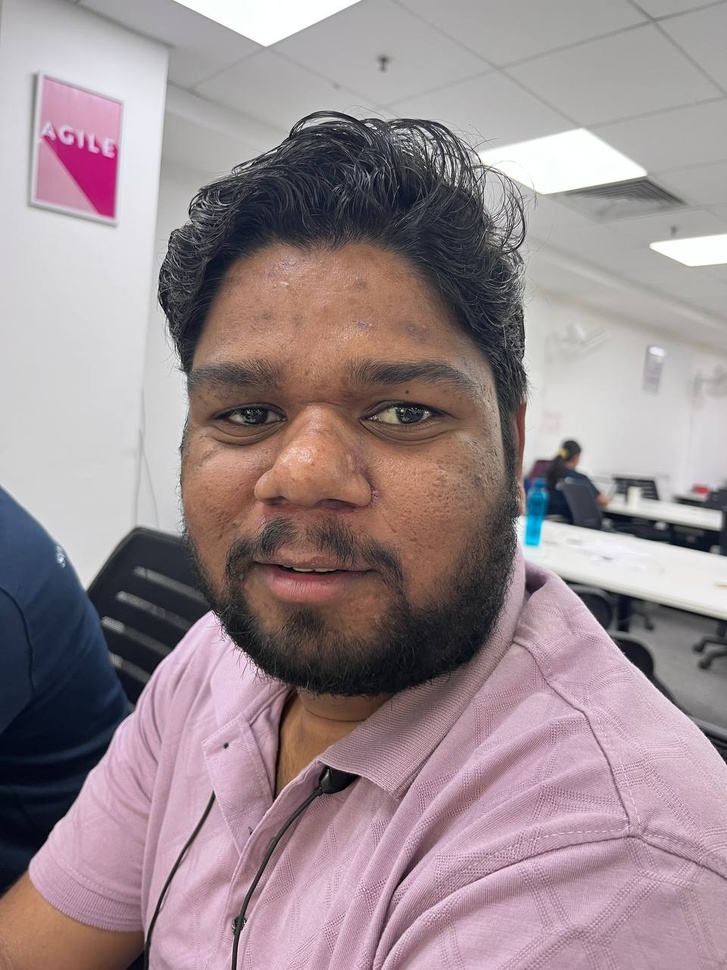
#> input picture test_dataset/abhijeet.jpg, 727 x 970 px, shrunk from 960 x 1280 before the run
$ python -i oil_detect.py   (imports and definitions only)
#> lines starting #> are read from the running program, lines starting #| are printed output that depends on the picture; after the words box and inside, x2 and y2 are one past the last pixel; in counts of white or black regions, pixels touching at a corner belong together
import cv2
import numpy as np

def calculate_oiliness(image_path):
    """
    Calculate the oiliness percentage of a single image using thresholding.

    Parameters:
    - image_path (str): File path of the image.

    Returns:
    - float: Oiliness percentage.
    """
#> called with image_path = '../test_dataset/abhijeet.jpg'
    # Load image
    img = cv2.imread(image_path)
#> img is the input picture: shape (970, 727, 3); mean B, G, R 143.9, 139.2, 155
    if img is None:
        raise ValueError(f"Error: Could not load image at {image_path}")

    # Convert to grayscale
    gray = cv2.cvtColor(img, cv2.COLOR_BGR2GRAY)
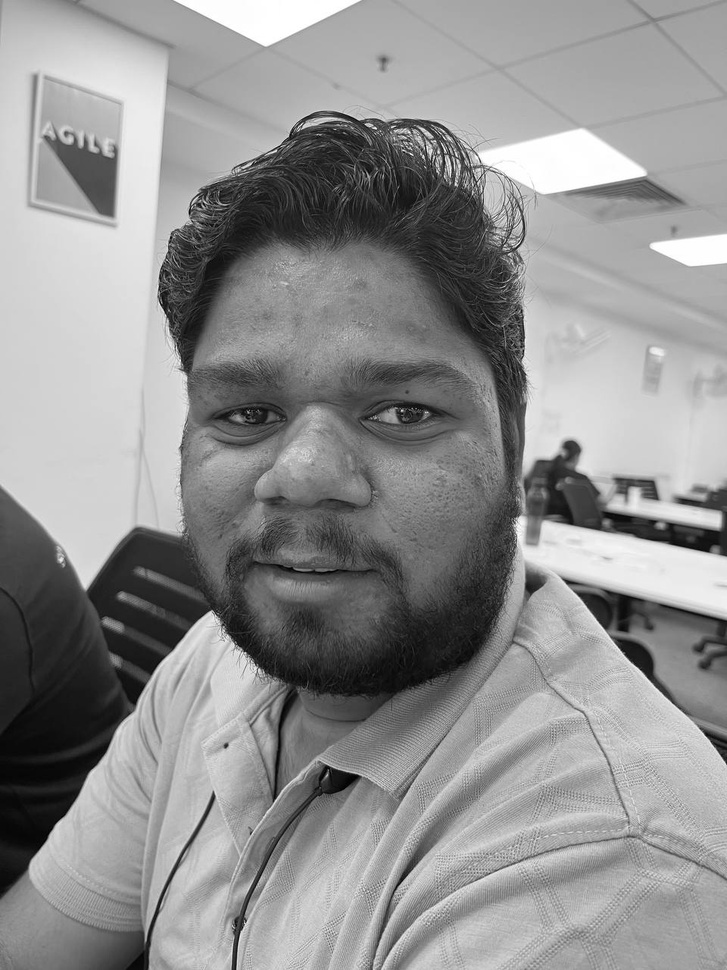
#> gray: shape (970, 727); min 0, max 255, mean 144.5

    # Apply Gaussian Blur
    blurred = cv2.GaussianBlur(gray, (5, 5), 0)

    # Apply Otsu's thresholding
    _, thresh = cv2.threshold(blurred, 0, 255, cv2.THRESH_BINARY + cv2.THRESH_OTSU)
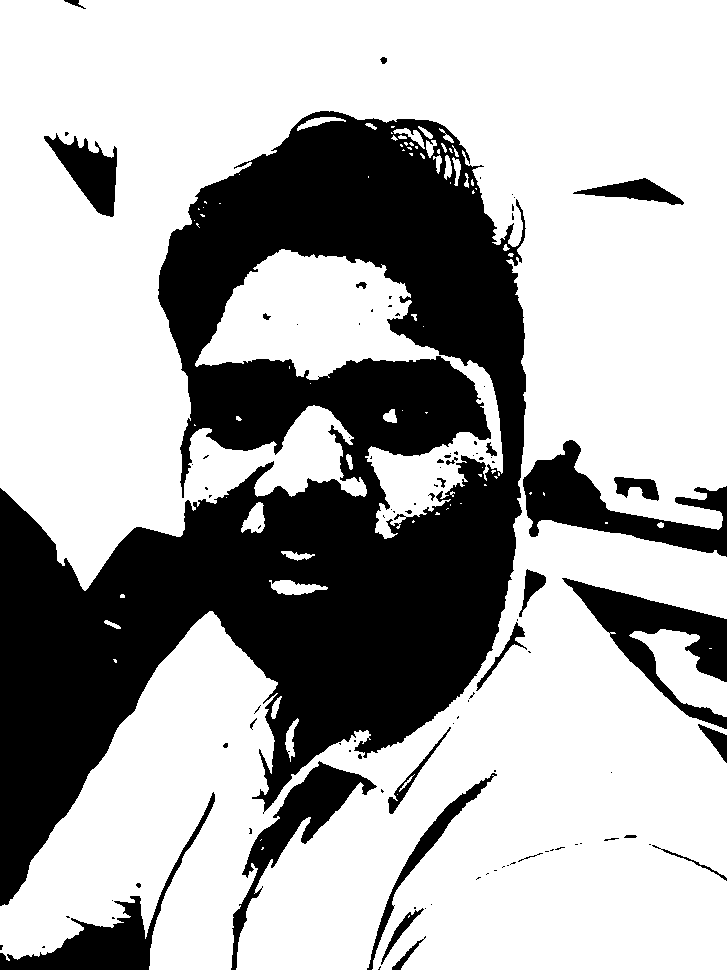
#> thresh: shape (970, 727); 67.7% white; 103 black regions (73 under 20 px), largest, box (x1, y1, x2, y2) and area: (0, 111, 526, 906) 189722, (523, 440, 727, 557) 8395, (562, 578, 727, 729) 7586

    # Calculate oiliness percentage
    oily_pixels = np.count_nonzero(thresh)
#> oily_pixels = 477449
    total_pixels = thresh.shape[0] * thresh.shape[1]
#> total_pixels = 705190
    oily_percentage = (oily_pixels / total_pixels) * 100
#> oily_percentage = 67.71

    return round(oily_percentage, 2)

# Example Usage
#image_path = "test/test.jpg"
#oiliness = calculate_oiliness(image_path)
#print(f"Oiliness Percentage: {oiliness:.2f}%")

>>> result = calculate_oiliness('../test_dataset/abhijeet.jpg')
#> result = 67.71

$ run again, on test_dataset/ajay.jpg
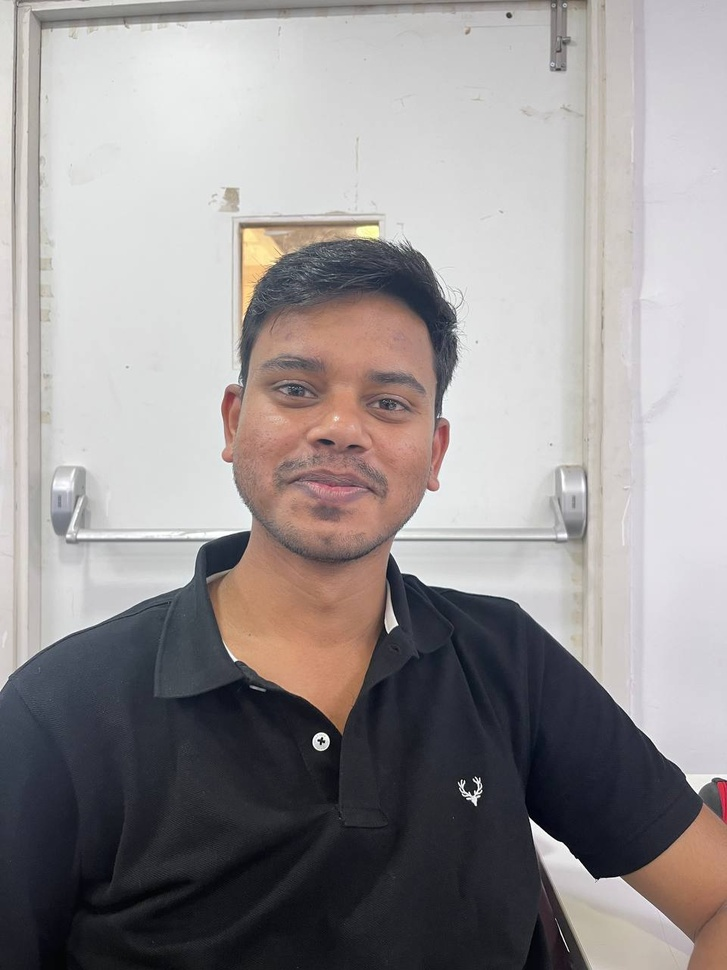
#> input picture test_dataset/ajay.jpg, 727 x 970 px, shrunk from 960 x 1280 before the run
#> in calculate_oiliness, img is the input picture: shape (970, 727, 3); mean B, G, R 147, 146.3, 151.2
#> in calculate_oiliness, `gray = cv2.cvtColor(img, cv2.COLOR_BGR2GRAY)`:
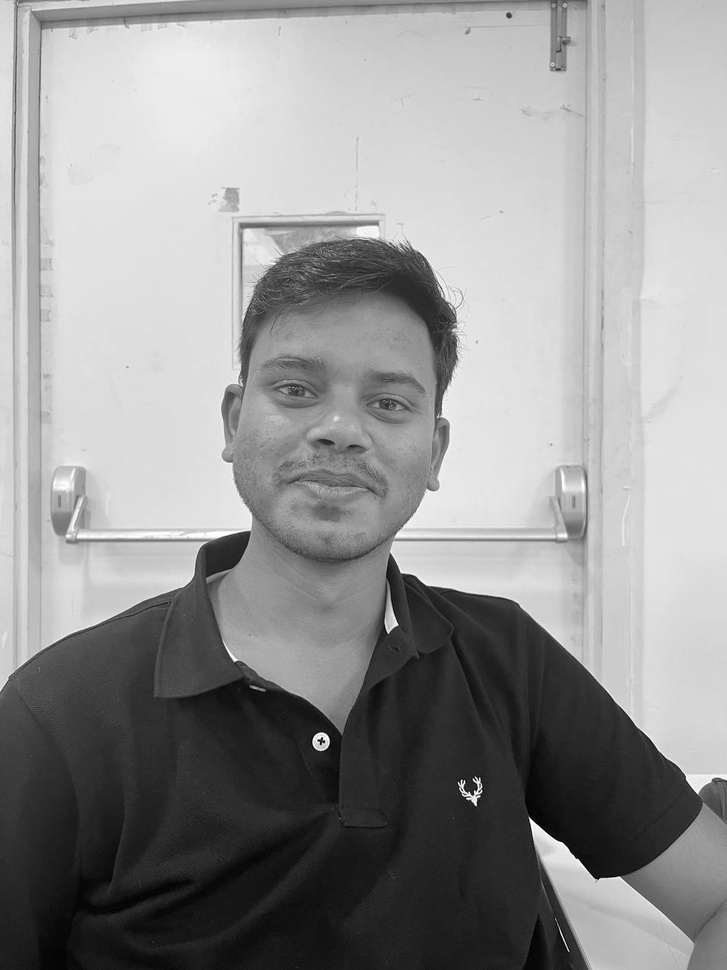
#> gray: shape (970, 727); min 0, max 255, mean 147.8
#> in calculate_oiliness, `_, thresh = cv2.threshold(blurred, 0, 255, cv2.THRESH_BINARY + cv2.THR..`:
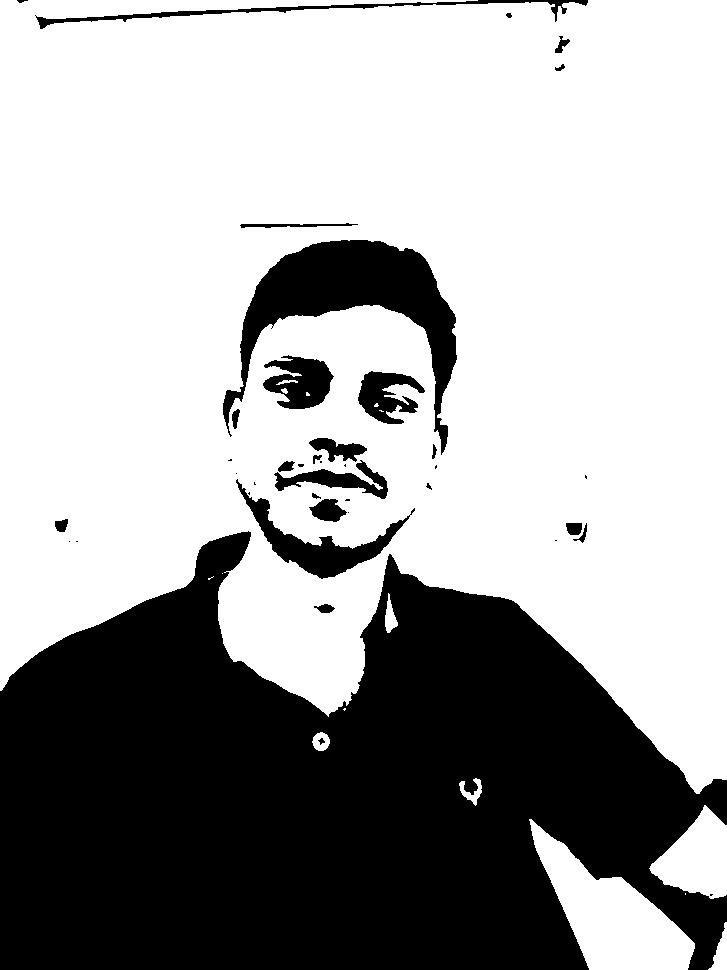
#> thresh: shape (970, 727); 65.1% white; 40 black regions (15 under 20 px), largest, box (x1, y1, x2, y2) and area: (0, 531, 727, 970) 216308, (223, 240, 457, 455) 15256, (236, 479, 415, 579) 3836
#> oily_pixels = 459110
#> oily_percentage = 65.1

$ run again, on test_dataset/anil.jpg
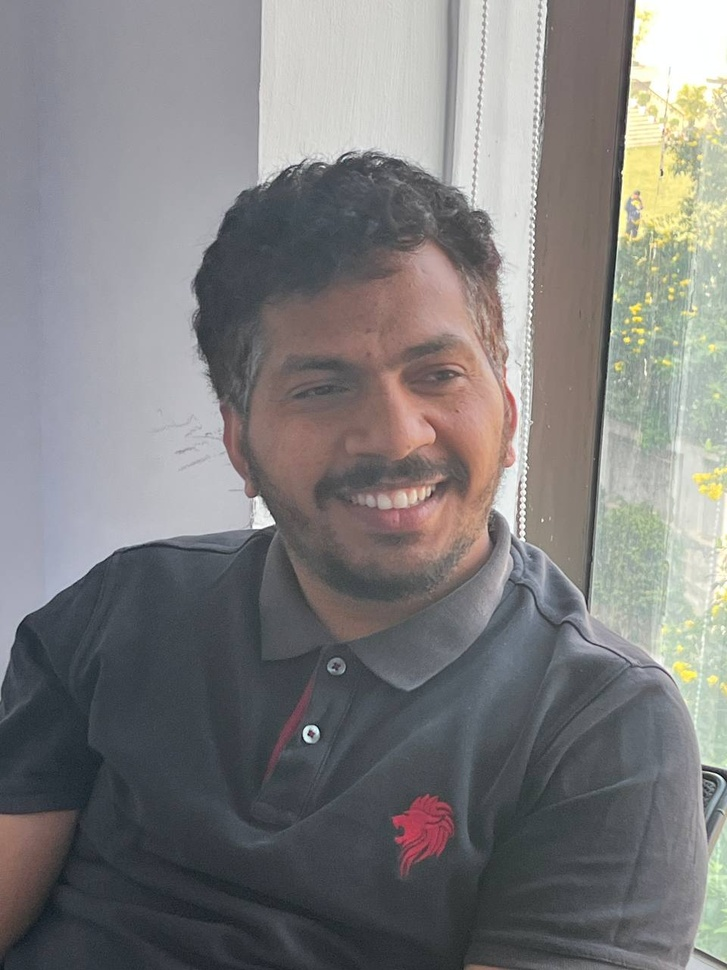
#> input picture test_dataset/anil.jpg, 727 x 970 px, shrunk from 960 x 1280 before the run
#> in calculate_oiliness, img is the input picture: shape (970, 727, 3); mean B, G, R 125.8, 125.8, 127.2
#> in calculate_oiliness, `gray = cv2.cvtColor(img, cv2.COLOR_BGR2GRAY)`:
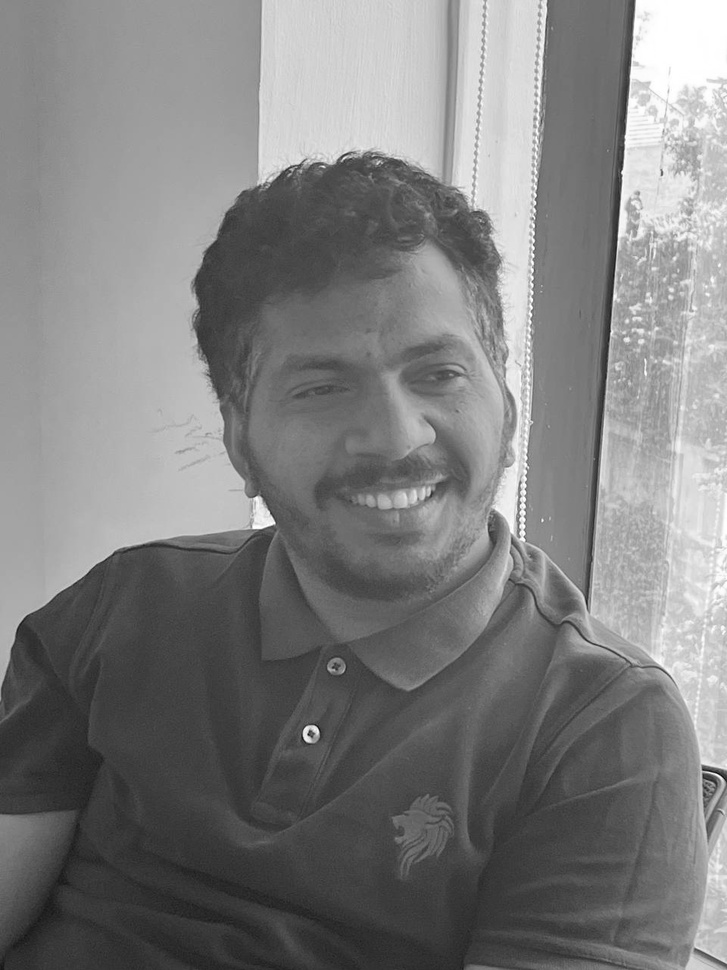
#> gray: shape (970, 727); min 8, max 255, mean 126.3
#> in calculate_oiliness, `_, thresh = cv2.threshold(blurred, 0, 255, cv2.THRESH_BINARY + cv2.THR..`:
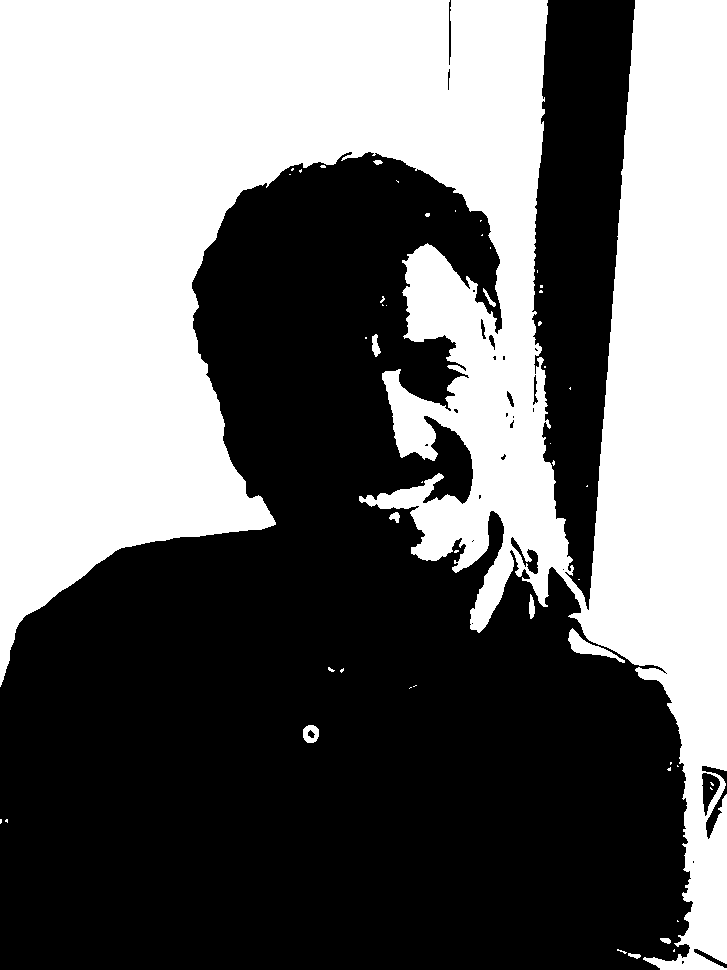
#> thresh: shape (970, 727); 44.8% white; 50 white regions (40 under 20 px), largest, box (x1, y1, x2, y2) and area: (0, 0, 727, 970) 314670, (568, 628, 625, 663) 572, (303, 725, 319, 743) 206
#> oily_pixels = 316234
#> oily_percentage = 44.84

$ run again, on test_dataset/dog.jpg
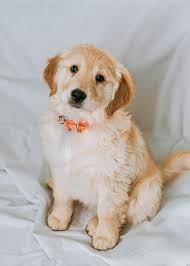
#> input picture test_dataset/dog.jpg, 190 x 266 px
#> in calculate_oiliness, img is the input picture: shape (266, 190, 3); mean B, G, R 173.4, 178.4, 185.5
#> in calculate_oiliness, `gray = cv2.cvtColor(img, cv2.COLOR_BGR2GRAY)`:
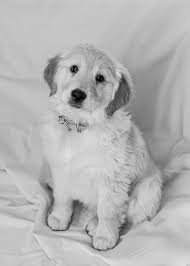
#> gray: shape (266, 190); min 0, max 229, mean 180
#> in calculate_oiliness, `_, thresh = cv2.threshold(blurred, 0, 255, cv2.THRESH_BINARY + cv2.THR..`:
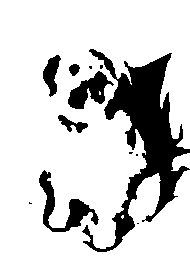
#> thresh: shape (266, 190); 81.4% white; 12 black regions (6 under 20 px), largest, box (x1, y1, x2, y2) and area: (82, 49, 190, 252) 6736, (39, 170, 99, 232) 1082, (68, 71, 114, 109) 844, (43, 55, 61, 97) 411, (58, 115, 88, 133) 223, (69, 64, 80, 76) 93
#> oily_pixels = 41115
#> oily_percentage = 81.35
